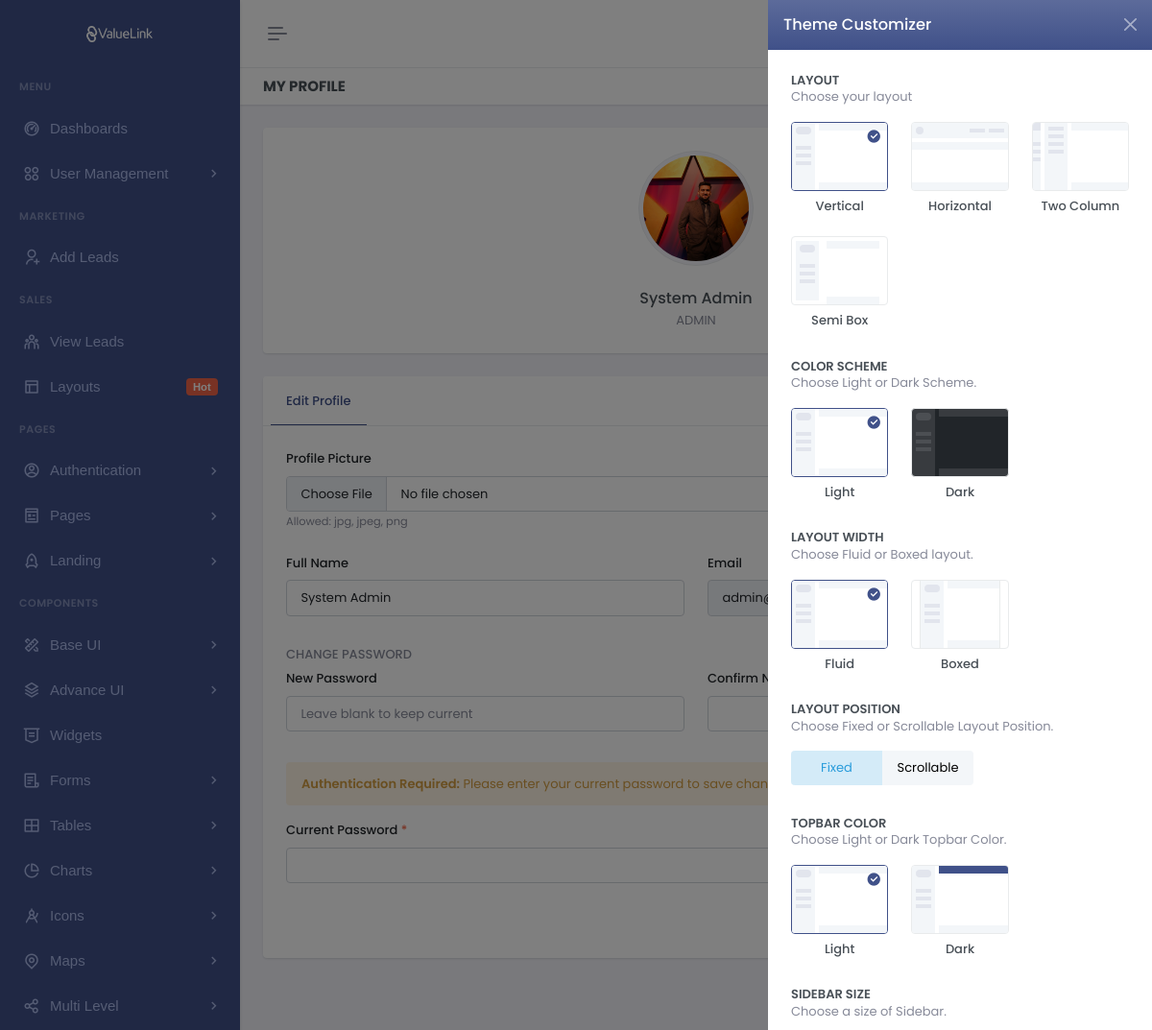
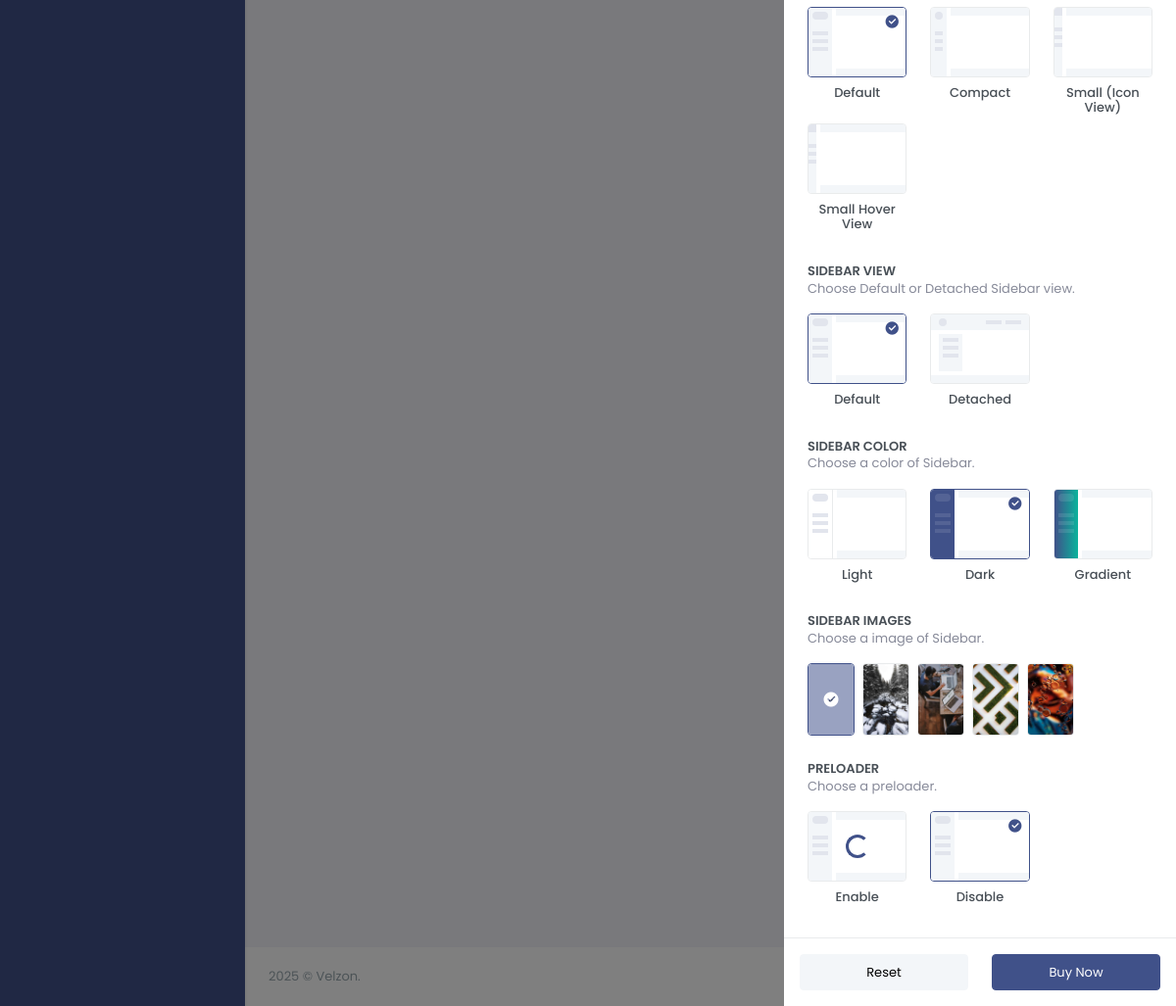
The app's page /profile.php (signed in) with its own data (2 pictures, top to bottom).
### tables this page shows
CREATE TABLE `users` (
  `id` int(11) NOT NULL,
  `name` varchar(100) NOT NULL,
  `email` varchar(150) NOT NULL,
  `password` varchar(255) NOT NULL,
  `role` enum('admin','marketing','sales') NOT NULL DEFAULT 'marketing',
  `is_active` tinyint(1) NOT NULL DEFAULT 1,
  `reset_token` varchar(255) DEFAULT NULL,
  `reset_token_expiry` datetime DEFAULT NULL,
  `created_at` datetime DEFAULT current_timestamp(),
  `updated_at` datetime DEFAULT current_timestamp() ON UPDATE current_timestamp(),
  `image` varchar(255) DEFAULT 'default.png'
);

### profile.php (the view, shortened to what this page needs)
<?php
require_once 'config/db.php';
$user_id = $_SESSION['user_id'];
$stmt = $pdo->prepare("SELECT * FROM users WHERE id = ?");
$stmt->execute([$user_id]);
$user = $stmt->fetch();
require_once 'includes/header.php';
?>
<div class="main-content">
    <div class="page-content">
        <div class="container-fluid">
            <div class="row">
                <div class="col-12">
                    <div class="page-title-box d-sm-flex align-items-center justify-content-between">
                        <h4 class="mb-sm-0">My Profile</h4>
                    </div>
                </div>
            </div>
            <div class="row mt-5">
                <div class="col-xxl-3">
                    <div class="card mt-n5">
                        <div class="card-body p-4">
                            <div class="text-center">
                                <div class="profile-user position-relative d-inline-block mx-auto mb-4">
                                    <img src="assets/images/users/<?php echo !empty($user['image']) ? $user['image'] : 'default.png'; ?>"
                                         class="rounded-circle avatar-xl img-thumbnail user-profile-image"
                                         alt="user-profile-image">
                                </div>
                                <h5 class="fs-16 mb-1"><?php echo htmlspecialchars($user['name']); ?></h5>
                                <p class="text-muted mb-0 text-uppercase"><?php echo $user['role']; ?></p>
                            </div>
                        </div>
                    </div>
                </div>
                <div class="col-xxl-9">
                    <div class="card mt-xxl-n5">
                        <div class="card-header">
                            <ul class="nav nav-tabs-custom rounded card-header-tabs border-bottom-0">
                                <li class="nav-item">
                                    <a class="nav-link active" href="#"><i class="fas fa-home"></i> Edit Profile</a>
                                </li>
                            </ul>
                        </div>
                        <div class="card-body p-4">
                            <form action="" method="POST" enctype="multipart/form-data">
                                <div class="row">
                                    <div class="col-lg-12 mb-4">
                                        <label for="profile_image" class="form-label">Profile Picture</label>
                                        <input type="file" class="form-control" id="profile_image" name="profile_image" accept="image/*">
                                        <small class="text-muted">Allowed: jpg, jpeg, png</small>
                                    </div>
                                    <div class="col-lg-6 mb-3">
                                        <label class="form-label">Full Name</label>
                                        <input type="text" class="form-control" name="full_name" value="<?php echo htmlspecialchars($user['name']); ?>" required>
                                    </div>
                                    <div class="col-lg-6 mb-3">
                                        <label class="form-label">Email</label>
                                    </div>
                                    <div class="col-lg-12 mt-3"><h5 class="text-muted text-uppercase fs-13">Change Password</h5></div>
                                    <div class="col-lg-6 mb-3">
                                        <label class="form-label">New Password</label>
                                        <input type="password" class="form-control" name="new_password" placeholder="Leave blank to keep current">
                                    </div>
                                    <div class="col-lg-6 mb-3">
                                        <label class="form-label">Confirm New Password</label>
                                    </div>
                                    <div class="col-lg-12 mt-3">
                                        <div class="alert alert-warning border-0">
                                            <strong>Authentication Required:</strong> Please enter your current password to save changes.
                                        </div>
                                    </div>
                                    <div class="col-lg-12 mb-3">
                                        <label class="form-label">Current Password <span class="text-danger">*</span></label>
                                        <input type="password" class="form-control" name="current_password" required>
                                    </div>
                                    <div class="col-lg-12 text-end">
                                        <button type="submit" class="btn btn-primary">Save Changes</button>
                                    </div>
                                </div>
                            </form>
                        </div>
                    </div>
                </div>
            </div>
        </div>
    </div>
<?php require_once 'includes/footer.php'; ?>

### records on screen
users: image (picture), name "System Admin", role "ADMIN", full_name "System Admin"
